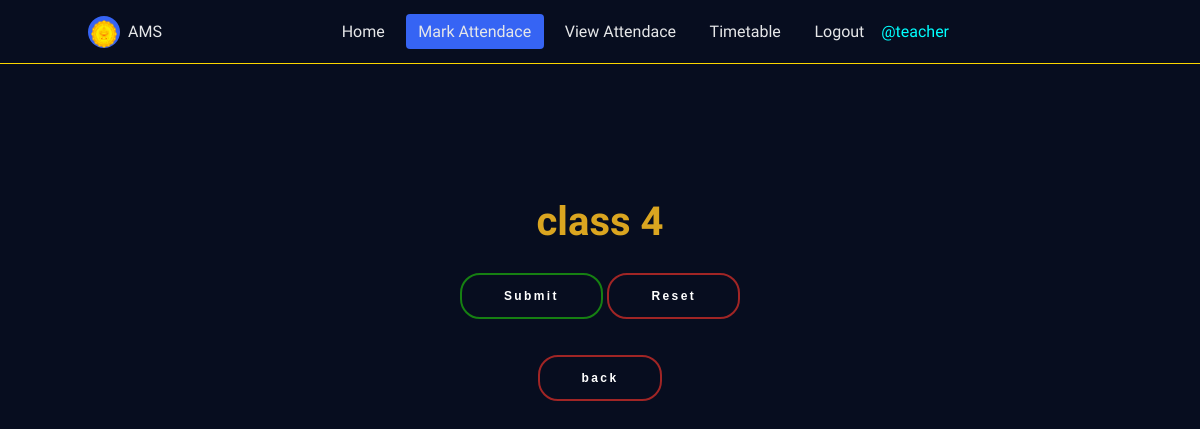
The page /four/ (signed in) on the database as committed earlier.
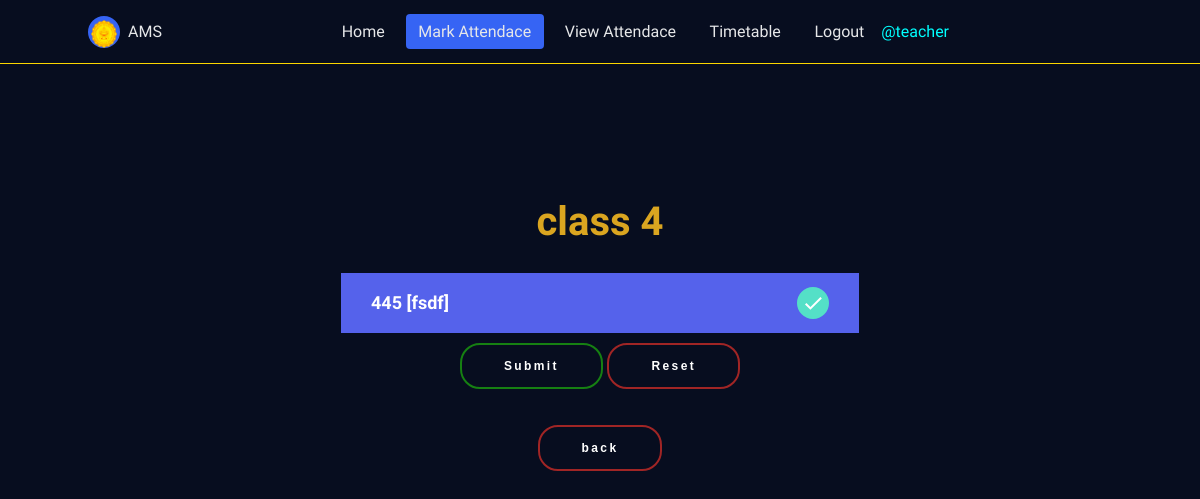
The same page on the database as committed later.
### attendance_management_system/models.py (models this page shows, shortened)
class Classname(models.Model):
    classno = models.CharField(max_length=10, primary_key=True)

class Student(models.Model):
    roll = models.CharField(max_length=10, primary_key=True)
    name = models.CharField(max_length=40, null=False, default='')
    classname = models.ForeignKey('Classname', on_delete=models.CASCADE)
    phone = models.CharField(max_length=12, null=False, default='')
    parent_phone = models.CharField(max_length=12, null=False, default='')
    def __str__(self):
        return self.name

### attendance_management_system/views.py (the view)
# urls.py: path('four/', views.four, name="four"),
@login_required(login_url='/login')
def four(request):
    student =  Student.objects.filter(classname=4)
    classname = Classname.objects.filter(classno=4)
    context={'student': student, 'classname': classname}
    return render(request, 'class4.html', context)

### templates/class4.html (shortened to what this page needs)
<!DOCTYPE html>
<html lang="en">
<head>
    {% load static %}
    <link href="https://stackpath.bootstrapcdn.com/font-awesome/4.7.0/css/font-awesome.min.css" rel="stylesheet">
    <link rel="stylesheet" href="{% static 'markAttendance/css/styles.css' %}">
</head>
<body>
    <header class="header">
        <nav class="nav" id="nav-menu">
            <div class="nav__content bd-grid">
                <div class="nav__perfil">
                    <div class="nav__img">
                        <img src="static/markattendance/img/2.png" alt="">
                    </div>
                    <div>
                        <a href="#" class="nav__name">AMS</a>
                    </div>
                </div>
                <div class="nav__menu">
                    <ul class="nav__list">
                        <li class="nav__item"><a href="{% url 'home' %}" class="nav__link">Home</a></li>
                        <li class="nav__item"><a href="{% url 'teacherhome' %}" class="nav__link active">Mark Attendace</a></li>
                        <li class="nav__item"><a href="{% url 'viewattendance' %}" class="nav__link">View Attendace</a></li>
                        <li class="nav__item"><a href="{% url 'timetable' %}" class="nav__link">Timetable</a></li>
                        {% if request.user.is_authenticated %}
                        <li class="nav__item"><a href="{% url 'logout' %}" class="nav__link">Logout</a></li>
                        <span style="color:cyan;">@{{request.user.username}}</span>
                        {% else %}
                        <li class="nav__item"><a href="{% url 'login' %}" class="nav__link">Login</a></li>
                        {% endif %}
                    </ul>
                </div>
            </div>
        </nav>
    </header>
    <br><br><br><br><br><br>
        <form method="POST" action="/teacherhome" class="form">
                {% for cs in classname %}
                <h2 style="color:goldenrod; font-size: 40px;">class {{cs.classno}}</h2>
                {% endfor %}
                {% for stud in student  %}
        <div class="inputGroup">
            <label for="{{ stud }}">{{ stud.roll }}  [{{ stud }}]</label>
        </div>
        {% endfor %}
            <div class="btn">
                <button type="submit" class="submit">Submit</button>
                <button type="reset" class="reset">Reset</button><br><br>
                <button type="button" class="reset" onclick="window.location.href='{% url 'teacherhome' %}' ">back</button>
            </div>
        </form>
</body>
</html>

Rows that differ between the two databases and show on the page:
added Student: roll "445", name "fsdf"
